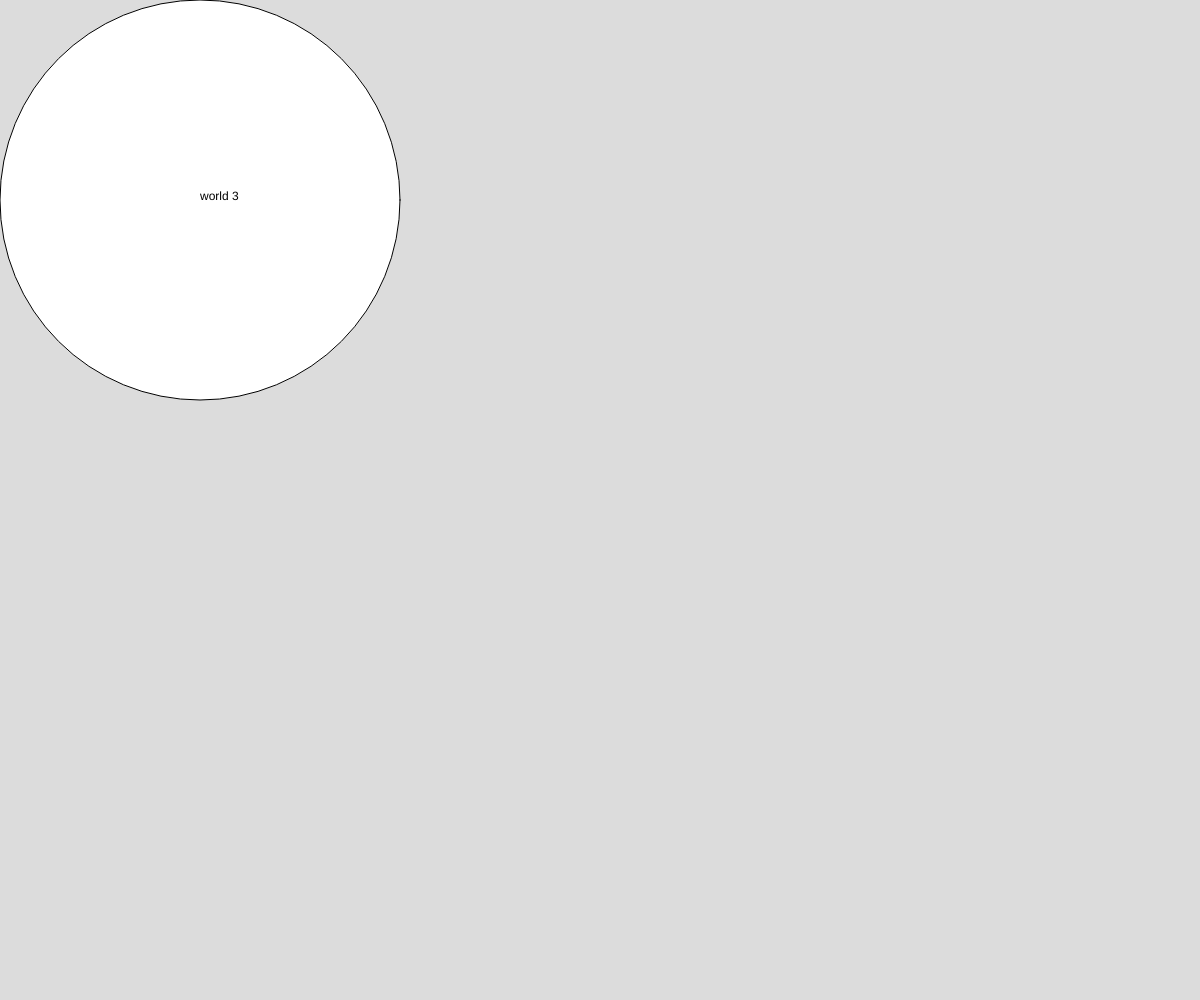
Frame 1 (no input)
Frame 60 (no input): identical to frame 1, image omitted
Frame 120 (the mouse pressed at the canvas centre since frame 60): identical to frame 1, image omitted

The p5.js sketch that drew this single still picture (run headless with seeded random() and noise() and a simulated clock; from frame 60 on, the mouse is pressed at the canvas centre):

// p5.js sketch
// ── sketch.js
function setup() {
  createCanvas(windowWidth, windowHeight);
}

function draw() {
  background(220);

  circle(200, 200, 400);
  text("world 3", 200, 200);
}
